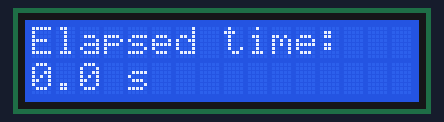
Recording of a sketch running on a simulated ESP32. Shown: 16×2 character LCD. What the sketch prints to the serial monitor is not drawn.

Above: at 0.17 s.
At 5.17 s:
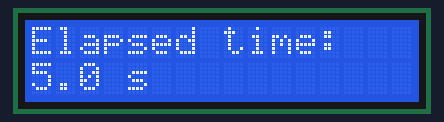
At 10.07 s:
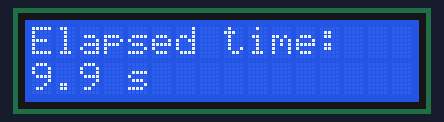
At 19.98 s:
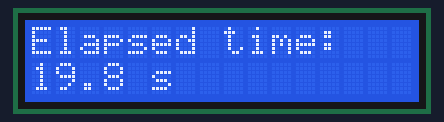
At 29.98 s:
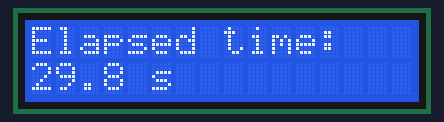
At 39.89 s:
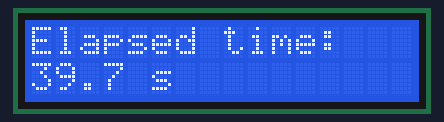

The sketch:

Tutorial2_2_CounterDisplayByAdafruitLCDBackpack.ino
```cpp
#include <Arduino.h>
#include <Wire.h>
#include <Adafruit_LiquidCrystal.h>  // Adafruit LCD Backpack ライブラリ

constexpr uint8_t I2C_SDA = GPIO_NUM_8;   // GPIO8 (G8)
constexpr uint8_t I2C_SCL = GPIO_NUM_10;  // GPIO10 (G10)

// A0～A2 のジャンパなし。実際の I2C アドレスは 0x20。
// Adafruit_LiquidCrystal の引数 0 はアドレスオフセットを表す。
Adafruit_LiquidCrystal lcd(0);

unsigned long previousMillis = 0;
unsigned long startMillis = 0;

void setup() {
  Serial.begin(115200);
  Wire.begin(I2C_SDA, I2C_SCL);

  // 16文字×2行のキャラクタLCDを初期化
  lcd.begin(16, 2);
  lcd.setBacklight(HIGH);
  lcd.clear();
  lcd.setCursor(0, 0);
  lcd.print("Elapsed time:");

  startMillis = millis();
}

void loop() {
  const unsigned long now = millis();

  // 100ms ごとに表示を更新
  if (now - previousMillis >= 100) {
    previousMillis = now;

    const float elapsed = (now - startMillis) / 1000.0f;

    lcd.setCursor(0, 1);
    lcd.print("                ");  // 前の表示を消す
    lcd.setCursor(0, 1);
    lcd.print(elapsed, 1);
    lcd.print(" s");

    Serial.println(elapsed, 1);
  }
}
```
